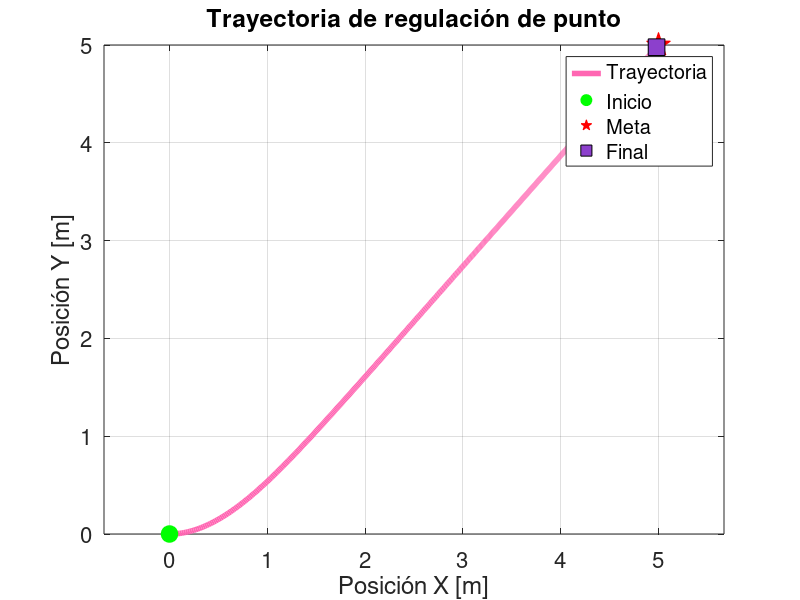
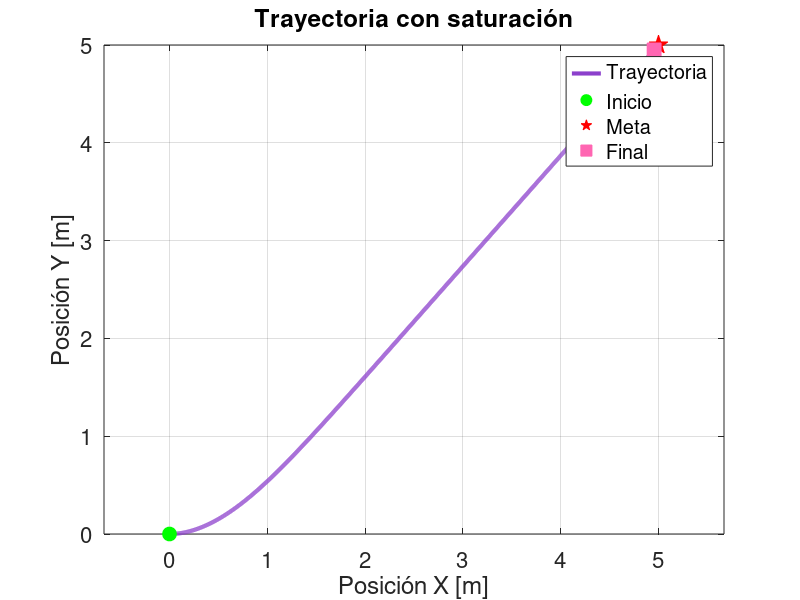
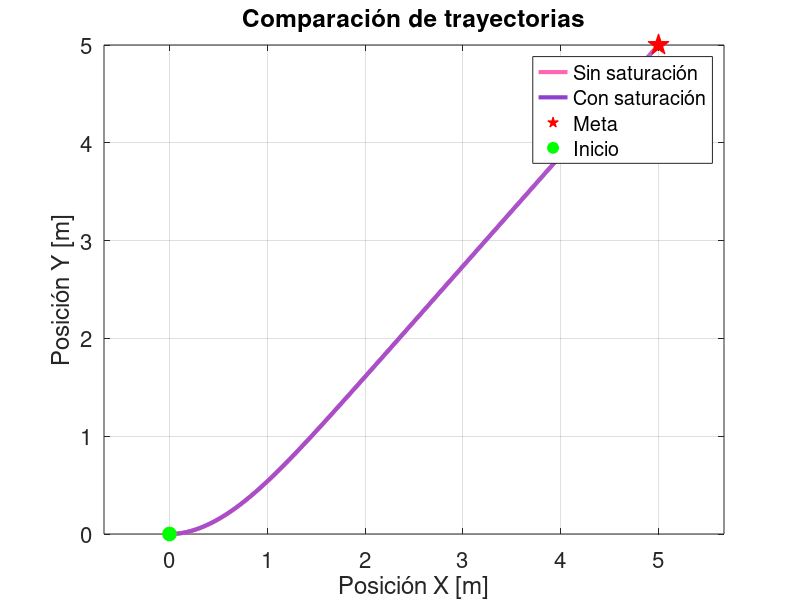
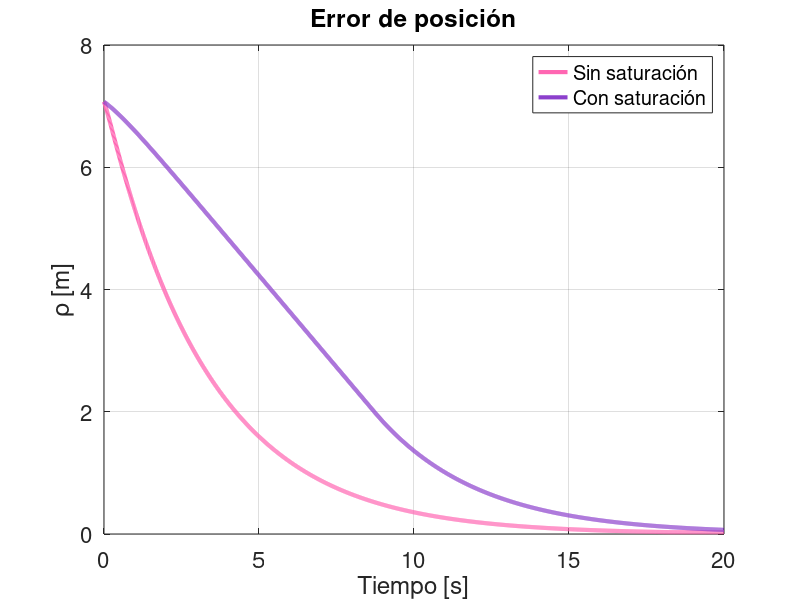

Write MATLAB code to recreate these figures, in order. (Note: this script raises an error after producing the figures.)
%% INICIALIZACION

clear all;
clc;
close all;

%------------------------------------------------------------
% CONTROL CINEMATICO DE UN ROBOT DIFERENCIAL
% REGULACION DE PUNTO
%
% Simulacion 1 : Sin saturacion
% Simulacion 2 : Con saturacion proporcional
%------------------------------------------------------------

%% TIEMPO DE SIMULACION

ts = 20;                 % Tiempo total [s]
ti = 0.01;               % Tiempo de integracion [s]
t = 0:ti:ts;

%% PARAMETROS DEL ROBOT

L = 0.18;                % Distancia entre ruedas [m]
r = 0.03;                % Radio de las ruedas [m]

%% POSICION DESEADA

xd = 5;
yd = 5;

%% GANANCIAS DEL CONTROLADOR

k_rho = 0.3;
k_theta = 4;

thetaDot_max = 20;       % Velocidad angular maxima [rad/s]
tolerancia = 0.03;       % Distancia minima a la meta

%% CONDICIONES INICIALES

x0 = 0;
y0 = 0;
theta0 = 0;

%% VARIABLES PARA SIMULACION SIN SATURACION

x_ns = zeros(1,length(t));
y_ns = zeros(1,length(t));
theta_ns = zeros(1,length(t));

x_ns(1) = x0;
y_ns(1) = y0;
theta_ns(1) = theta0;

rho_ns = zeros(1,length(t));
e_theta_ns = zeros(1,length(t));

u_ns = zeros(1,length(t));
w_ns = zeros(1,length(t));

vD_ns = zeros(1,length(t));
vI_ns = zeros(1,length(t));

thetaDot_D_ns = zeros(1,length(t));
thetaDot_I_ns = zeros(1,length(t));
%% SIMULACION SIN SATURACION

for k = 1:length(t)-1

    % ERRORES DE POSICION
    ex = xd - x_ns(k);
    ey = yd - y_ns(k);

    % Distancia hacia la meta
    rho_ns(k) = sqrt(ex^2 + ey^2);

    % Angulo deseado
    theta_d = atan2(ey,ex);

    % Error angular
    e_theta_ns(k) = atan2(sin(theta_d-theta_ns(k)),...
        cos(theta_d-theta_ns(k)));

    % CONTROL CINEMATICO
    u_ns(k) = k_rho*rho_ns(k);
    w_ns(k) = k_theta*e_theta_ns(k);

    % DETENER EL ROBOT SI LLEGA A LA META
    if rho_ns(k) < tolerancia
        u_ns(k) = 0;
        w_ns(k) = 0;
    end

    % CINEMATICA INVERSA
    vD_ns(k) = u_ns(k) + (L/2)*w_ns(k);
    vI_ns(k) = u_ns(k) - (L/2)*w_ns(k);

    thetaDot_D_ns(k) = vD_ns(k)/r;
    thetaDot_I_ns(k) = vI_ns(k)/r;

    % MODELO CINEMATICO
    x_ns(k+1) = x_ns(k) + ti*u_ns(k)*cos(theta_ns(k));
    y_ns(k+1) = y_ns(k) + ti*u_ns(k)*sin(theta_ns(k));
    theta_ns(k+1) = theta_ns(k) + ti*w_ns(k);

end

%% COMPLETAR EL ULTIMO VALOR

rho_ns(end) = rho_ns(end-1);
e_theta_ns(end) = e_theta_ns(end-1);

u_ns(end) = u_ns(end-1);
w_ns(end) = w_ns(end-1);

vD_ns(end) = vD_ns(end-1);
vI_ns(end) = vI_ns(end-1);

thetaDot_D_ns(end) = thetaDot_D_ns(end-1);
thetaDot_I_ns(end) = thetaDot_I_ns(end-1);
%% VARIABLES PARA SIMULACION CON SATURACION

x_sat = zeros(1,length(t));
y_sat = zeros(1,length(t));
theta_sat = zeros(1,length(t));

x_sat(1) = x0;
y_sat(1) = y0;
theta_sat(1) = theta0;

rho_sat = zeros(1,length(t));
e_theta_sat = zeros(1,length(t));

u_sat = zeros(1,length(t));
w_sat = zeros(1,length(t));

u_real = zeros(1,length(t));
w_real = zeros(1,length(t));

vD_sat = zeros(1,length(t));
vI_sat = zeros(1,length(t));

thetaDot_D = zeros(1,length(t));
thetaDot_I = zeros(1,length(t));

thetaDot_D_sat = zeros(1,length(t));
thetaDot_I_sat = zeros(1,length(t));

valor_maximo = zeros(1,length(t));
%% SIMULACION CON SATURACION

for k = 1:length(t)-1

    % ERRORES DE POSICION
    ex = xd - x_sat(k);
    ey = yd - y_sat(k);

    % Distancia hacia la meta
    rho_sat(k) = sqrt(ex^2 + ey^2);

    % Angulo deseado
    theta_d = atan2(ey,ex);

    % Error angular
    e_theta_sat(k)=atan2(sin(theta_d-theta_sat(k)),...
        cos(theta_d-theta_sat(k)));

    % CONTROL CINEMATICO
    u_sat(k)=k_rho*rho_sat(k);
    w_sat(k)=k_theta*e_theta_sat(k);

    % DETENER EL ROBOT
    if rho_sat(k)<tolerancia
        u_sat(k)=0;
        w_sat(k)=0;
    end

    % CINEMATICA INVERSA
    thetaDot_D(k)=(u_sat(k)+(L/2)*w_sat(k))/r;
    thetaDot_I(k)=(u_sat(k)-(L/2)*w_sat(k))/r;

    % SATURACION PROPORCIONAL
    valor_maximo(k)=max(abs([thetaDot_D(k) thetaDot_I(k)]));

    if valor_maximo(k)>thetaDot_max

        alpha=thetaDot_max/valor_maximo(k);

        thetaDot_D_sat(k)=alpha*thetaDot_D(k);
        thetaDot_I_sat(k)=alpha*thetaDot_I(k);

    else

        thetaDot_D_sat(k)=thetaDot_D(k);
        thetaDot_I_sat(k)=thetaDot_I(k);

    end

    % VELOCIDADES REALES DEL ROBOT
    u_real(k)=(r/2)*(thetaDot_D_sat(k)+thetaDot_I_sat(k));
    w_real(k)=(r/L)*(thetaDot_D_sat(k)-thetaDot_I_sat(k));

    % VELOCIDADES LINEALES DE RUEDAS
    vD_sat(k)=r*thetaDot_D_sat(k);
    vI_sat(k)=r*thetaDot_I_sat(k);

    % MODELO CINEMATICO
    x_sat(k+1)=x_sat(k)+ti*u_real(k)*cos(theta_sat(k));
    y_sat(k+1)=y_sat(k)+ti*u_real(k)*sin(theta_sat(k));
    theta_sat(k+1)=theta_sat(k)+ti*w_real(k);

end
%% COMPLETAR EL ULTIMO VALOR

rho_sat(end)=rho_sat(end-1);
e_theta_sat(end)=e_theta_sat(end-1);

u_sat(end)=u_sat(end-1);
w_sat(end)=w_sat(end-1);

u_real(end)=u_real(end-1);
w_real(end)=w_real(end-1);

vD_sat(end)=vD_sat(end-1);
vI_sat(end)=vI_sat(end-1);

thetaDot_D(end)=thetaDot_D(end-1);
thetaDot_I(end)=thetaDot_I(end-1);

thetaDot_D_sat(end)=thetaDot_D_sat(end-1);
thetaDot_I_sat(end)=thetaDot_I_sat(end-1);
%% COLORES

rosa = [1.00 0.40 0.70];
morado = [0.55 0.25 0.80];
%% FIGURA 1

figure(1)

plot(x_ns,y_ns,'Color',rosa,'LineWidth',4)
hold on

plot(x_ns(1),y_ns(1),'go',...
    'MarkerSize',12,...
    'MarkerFaceColor','g')

plot(xd,yd,'rp',...
    'MarkerSize',18,...
    'MarkerFaceColor','r')

plot(x_ns(end),y_ns(end),'ks',...
    'MarkerSize',12,...
    'MarkerFaceColor',morado)

xlabel('Posición X [m]')
ylabel('Posición Y [m]')

title('Trayectoria de regulación de punto')

legend('Trayectoria',...
    'Inicio',...
    'Meta',...
    'Final',...
    'Location','best')

grid on
axis equal

set(gca,'FontSize',16)
%% FIGURA 2

figure(2)

plot(x_sat,y_sat,'Color',morado,'LineWidth',3)
hold on
plot(x_sat(1),y_sat(1),'o','Color','g','MarkerFaceColor','g','MarkerSize',10)
plot(xd,yd,'p','Color','r','MarkerFaceColor','r','MarkerSize',14)
plot(x_sat(end),y_sat(end),'s','Color',rosa,'MarkerFaceColor',rosa,'MarkerSize',10)

xlabel('Posición X [m]')
ylabel('Posición Y [m]')
title('Trayectoria con saturación')
legend('Trayectoria','Inicio','Meta','Final','Location','best')

grid on
axis equal
set(gca,'FontSize',16)

%% FIGURA 3

figure(3)

plot(x_ns,y_ns,'Color',rosa,'LineWidth',3)
hold on

plot(x_sat,y_sat,'Color',morado,'LineWidth',3)

plot(xd,yd,'rp','MarkerSize',16,'MarkerFaceColor','r')

plot(x0,y0,'go','MarkerSize',10,'MarkerFaceColor','g')

xlabel('Posición X [m]')
ylabel('Posición Y [m]')
title('Comparación de trayectorias')

legend('Sin saturación','Con saturación','Meta','Inicio','Location','best')

grid on
axis equal
set(gca,'FontSize',16)
%% FIGURA 4

figure(4)

plot(t,rho_ns,'Color',rosa,'LineWidth',3)
hold on

plot(t,rho_sat,'Color',morado,'LineWidth',3)

xlabel('Tiempo [s]')
ylabel('\rho [m]')

title('Error de posición')

legend('Sin saturación','Con saturación','Location','best')

grid on
set(gca,'FontSize',16)

%% FIGURA 5

figure(5)

plot(t,e_theta_ns,'Color',rosa,'LineWidth',3)
hold on

plot(t,e_theta_sat,'Color',morado,'LineWidth',3)

xlabel('Tiempo [s]')
ylabel('e_{\theta} [rad]')

title('Error angular')

legend('Sin saturación','Con saturación','Location','best')

grid on
set(gca,'FontSize',16)


%% FIGURA 6

figure(6)

plot(t,u_ns,'Color',rosa,'LineWidth',3)
hold on

plot(t,u_real,'Color',morado,'LineWidth',3)

xlabel('Tiempo [s]')
ylabel('u [m/s]')

title('Velocidad lineal')

legend('Sin saturación','Con saturación','Location','best')

grid on
set(gca,'FontSize',16)
%% FIGURA 7

figure(7)

plot(t,w_ns,'Color',rosa,'LineWidth',3)
hold on

plot(t,w_real,'Color',morado,'LineWidth',3)

xlabel('Tiempo [s]')
ylabel('w [rad/s]')

title('Velocidad angular')

legend('Sin saturación','Con saturación','Location','best')

grid on
set(gca,'FontSize',16)
%% FIGURA 8

figure(8)

subplot(2,1,1)

plot(t,thetaDot_D_ns,'Color',rosa,'LineWidth',3)
hold on
plot(t,thetaDot_D_sat,'Color',morado,'LineWidth',3)

ylabel('\omega_D [rad/s]')

title('Rueda derecha')

legend('Sin saturación','Con saturación')

grid on

subplot(2,1,2)

plot(t,thetaDot_I_ns,'Color',rosa,'LineWidth',3)
hold on
plot(t,thetaDot_I_sat,'Color',morado,'LineWidth',3)

ylabel('\omega_I [rad/s]')
xlabel('Tiempo [s]')

title('Rueda izquierda')

legend('Sin saturación','Con saturación')

grid on

set(gca,'FontSize',16)
figure(9)

filename='control_cinematico.gif';

for k=1:5:length(t)

    clf

    plot(x_sat,y_sat,'Color',[0.8 0.8 0.8],'LineWidth',2)
    hold on

    plot(x_sat(1),y_sat(1),...
        'go',...
        'MarkerFaceColor','g',...
        'MarkerSize',10)

    plot(xd,yd,...
        'rp',...
        'MarkerFaceColor','r',...
        'MarkerSize',16)

    plot(x_sat(1:k),y_sat(1:k),...
        'Color',morado,...
        'LineWidth',4)

    plot(x_sat(k),y_sat(k),...
        'o',...
        'MarkerFaceColor',rosa,...
        'MarkerEdgeColor',morado,...
        'MarkerSize',12)

    xlabel('Posición X [m]')
    ylabel('Posición Y [m]')
    title('Control cinemático')

    axis equal
    grid on

    xlim([-0.5 5.5])
    ylim([-0.5 5.5])

    drawnow

    frame=getframe(gcf);
    im=frame2im(frame);
    [A,map]=rgb2ind(im,256);

    if k==1
        imwrite(A,map,filename,'gif','LoopCount',Inf,'DelayTime',0.05);
    else
        imwrite(A,map,filename,'gif','WriteMode','append','DelayTime',0.05);
    end

end
